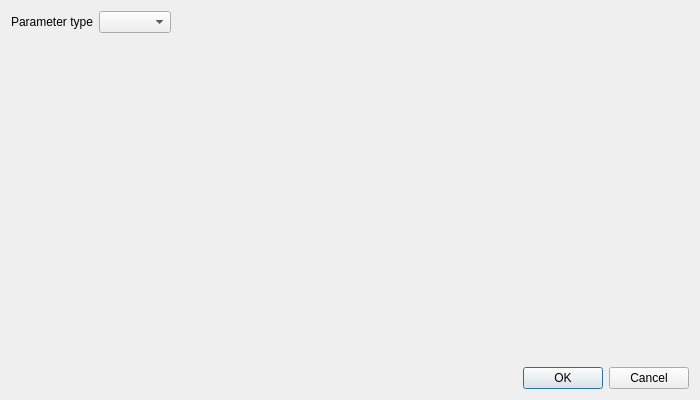
<?xml version="1.0" encoding="UTF-8"?>
<!--
######################################################################################################################
# Copyright (C) 2017-2022 Spine project consortium
# This file is part of Spine Toolbox.
# Spine Toolbox is free software: you can redistribute it and\/or modify it under the terms of the GNU Lesser General
# Public License as published by the Free Software Foundation, either version 3 of the License, or (at your option)
# any later version. This program is distributed in the hope that it will be useful, but WITHOUT ANY WARRANTY;
# without even the implied warranty of MERCHANTABILITY or FITNESS FOR A PARTICULAR PURPOSE. See the GNU Lesser General
# Public License for more details. You should have received a copy of the GNU Lesser General Public License along with
# this program. If not, see <http:\/\/www.gnu.org\/licenses\/>.
######################################################################################################################
-->
<ui version="4.0">
 <class>ParameterValueEditor</class>
 <widget class="QWidget" name="ParameterValueEditor">
  <property name="geometry">
   <rect>
    <x>0</x>
    <y>0</y>
    <width>700</width>
    <height>400</height>
   </rect>
  </property>
  <property name="windowTitle">
   <string>Edit parameter_value</string>
  </property>
  <layout class="QVBoxLayout" name="verticalLayout">
   <item>
    <layout class="QHBoxLayout" name="parameter_type_selector_layout">
     <item>
      <widget class="QLabel" name="parameter_type_selector_label">
       <property name="text">
        <string>Parameter type</string>
       </property>
      </widget>
     </item>
     <item>
      <widget class="QComboBox" name="parameter_type_selector"/>
     </item>
     <item>
      <spacer name="parameter_type_selector_spacer">
       <property name="orientation">
        <enum>Qt::Horizontal</enum>
       </property>
       <property name="sizeHint" stdset="0">
        <size>
         <width>40</width>
         <height>20</height>
        </size>
       </property>
      </spacer>
     </item>
    </layout>
   </item>
   <item>
    <widget class="QStackedWidget" name="editor_stack">
     <property name="currentIndex">
      <number>-1</number>
     </property>
    </widget>
   </item>
   <item>
    <widget class="QDialogButtonBox" name="button_box">
     <property name="standardButtons">
      <set>QDialogButtonBox::Cancel|QDialogButtonBox::Ok</set>
     </property>
    </widget>
   </item>
  </layout>
  <action name="reject_action">
   <property name="text">
    <string>Close</string>
   </property>
   <property name="shortcut">
    <string>Esc</string>
   </property>
  </action>
  <action name="accept_action">
   <property name="text">
    <string>OK</string>
   </property>
   <property name="shortcut">
    <string>Ctrl+Return</string>
   </property>
  </action>
 </widget>
 <resources/>
 <connections/>
</ui>
